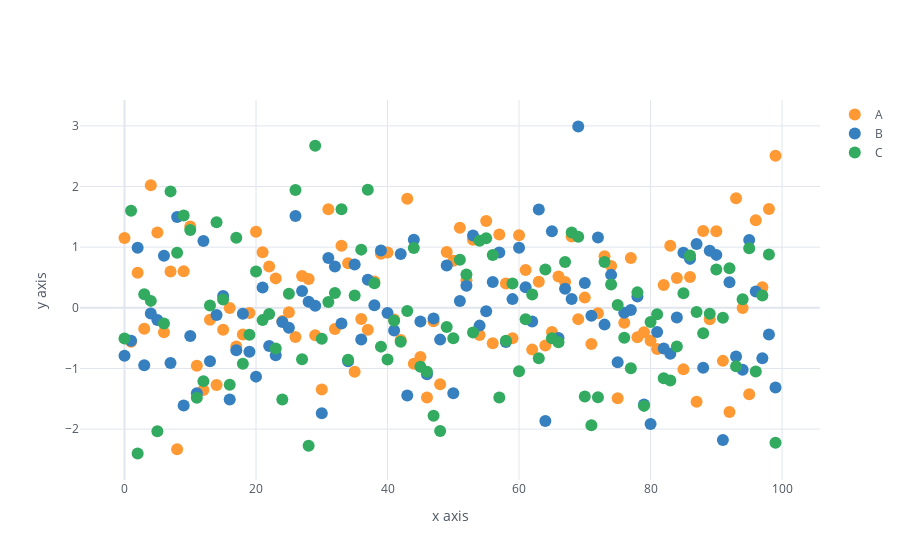

The cell this chart's notebook holds for it:
### Code cell
df.iplot(mode='markers',xTitle='x axis',yTitle='y axis')
